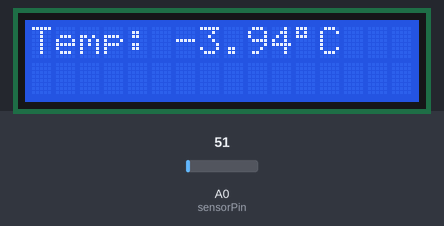
Simulated run of this sketch. Board: Arduino Uno, built with avr-gcc and run on an emulated ATmega328P. Shown: 16×2 character LCD. The test bench sets the inputs (shaded band); at power-on: A0 (sensorPin) = 51.

Above: at 1.2 s.
1.3 s: A0 (sensorPin) set to 61
At 2.4 s:
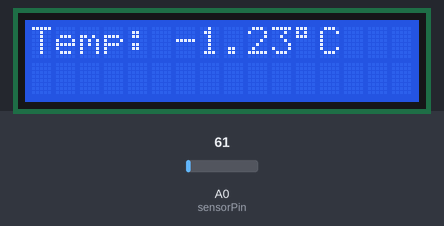
3.6 s: A0 (sensorPin) set to 71
At 5.1 s:
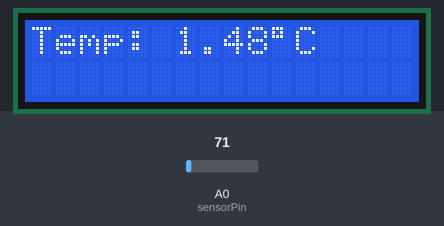
5.6 s: A0 (sensorPin) set to 86
At 7.6 s:
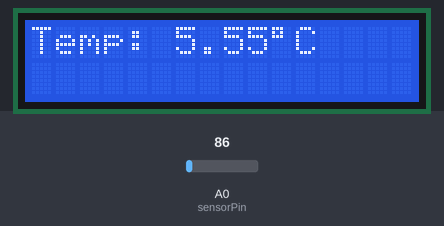
Timing chart, 0 to 9.1 s (numbered marks = the images above; inputs shaded):
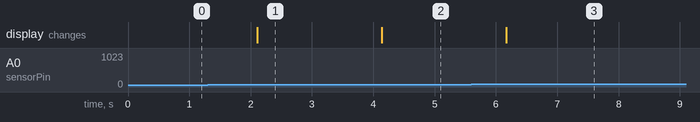

Measured:
- after the input at 1.3 s, the display: changes after 0.81 s (image 1)
- after the input at 3.6 s, the display: changes after 0.54 s (image 2)
- after the input at 5.6 s, the display: changes after 0.57 s (image 3)

The sketch:

fl_class_lcddisplaytemperature.ino
```cpp
#include <Wire.h>
#include <LiquidCrystal_I2C.h>

LiquidCrystal_I2C lcd(0x27, 16, 2);
#define sensorPin A0


void setup() {
  // put your setup code here, to run once:
lcd.init();
lcd.backlight();
}

void loop() {
  // put your main code here, to run repeatedly:
//clear screen every loop
lcd.clear();

// read from lm35 (temp)
int reading= analogRead(sensorPin);

//conver reading to volt

float voltage =reading* (5.0 /1024.0);

//convert volt to temp (C)

float tempF = voltage *100;
float tempC = (tempF-32) * 5/9;
//print temp in C

lcd.print("Temp: ");
lcd.print(tempC);

//print the degree symbol character

lcd.print((char)223);
lcd.print("C");

// a delay between reading

delay(1000);


}
```
